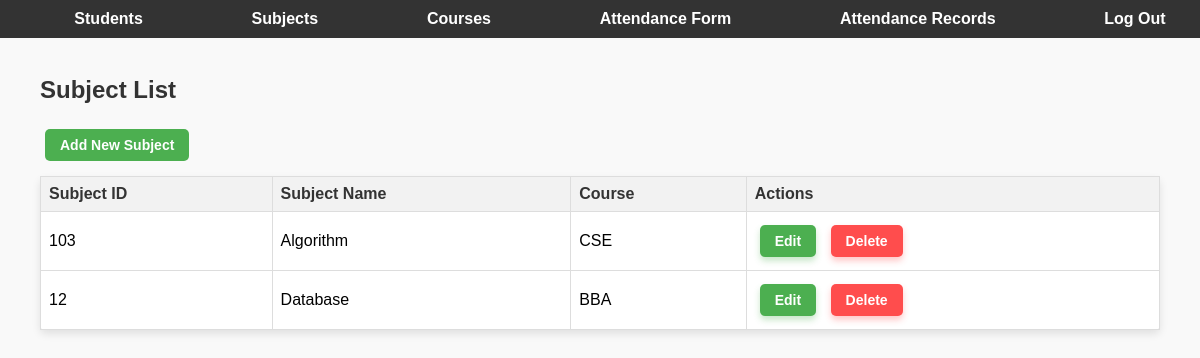
/subjects/, run on the app's committed database.
### student_app/models.py (models this page shows, shortened)
class Subject(models.Model):
    subject_id = models.IntegerField(unique=True)
    name = models.CharField(max_length=100)
    course = models.ForeignKey(Course, on_delete=models.CASCADE)

class Course(models.Model):
    course_id = models.IntegerField(unique=True)
    course_name = models.CharField(max_length=255)

### student_app/views.py (the view)
# urls.py: path('subjects/', views.subject_list, name='subject_list'),
def subject_list(request):
    subjects = Subject.objects.all()
    return render(request, 'subject_list.html', {'subjects': subjects})

### student_app/templates/subject_list.html (shortened to what this page needs)
{% extends 'base.html' %}
{% block content %}
<div class="content">
    <h1>Subject List</h1>
    <a href="{% url 'add_subject' %}" class="btn add-button">Add New Subject</a>
    <table>
        <thead>
            <tr>
                <th>Subject ID</th>
                <th>Subject Name</th>
                <th>Course</th>
                <th>Actions</th>
            </tr>
        </thead>
        <tbody>
            {% for subject in subjects %}
            <tr>
                <td>{{ subject.subject_id }}</td>
                <td>{{ subject.name }}</td>
                <td>{{ subject.course.course_name }}</td>
                <td>
                    <a href="{% url 'edit_subject' subject.subject_id %}" class="btn edit-btn">Edit</a>
                    <form action="{% url 'delete_subject' subject.subject_id %}" method="post" style="display:inline;">
                        <button type="submit" class="btn delete-btn">Delete</button>
                    </form>
                </td>
            </tr>
            {% empty %}
            <tr>
                <td colspan="4">No subjects available.</td>
            </tr>
            {% endfor %}
        </tbody>
    </table>
</div>
{% endblock %}

### student_app/static/css/base.css (style rules this page uses)
body { font-family: Arial, sans-serif; margin: 0; padding: 0; background-color: #f9f9f9; }
.content { margin-top: 10px; padding: 20px; }
h1 { font-size: 24px; color: #333; margin-bottom: 20px; }
.add-button { padding: 10px 15px; background-color: #4CAF50; color: white; border: none; border-radius: 5px; cursor: pointer; font-size: 16px; margin-bottom: 20px; display: inline-block; text-align: center; }
table { width: 100%; border-collapse: collapse; margin-top: 10px; background-color: white; border-radius: 5px; box-shadow: 0 4px 8px rgba(0, 0, 0, 0.1); }
th, td { border: 1px solid #ddd; padding: 8px; text-align: left; }
th { background-color: #f2f2f2; font-weight: bold; color: #333; }
.btn { padding: 8px 15px; border: none; border-radius: 5px; text-decoration: none; font-size: 14px; font-weight: bold; cursor: pointer; transition: background-color 0.3s ease, transform 0.3s ease; display: inline-block; margin: 5px; }
.delete-btn { background-color: #ff4d4d; color: white; box-shadow: 0 4px 6px rgba(255, 77, 77, 0.3); }
.edit-btn { background-color: #4CAF50; color: white; box-shadow: 0 4px 6px rgba(76, 175, 80, 0.3); }

### data on the page
Subject: subject_id "103", name "Algorithm", course.course_name "CSE"
Subject: subject_id "12", name "Database", course.course_name "BBA"
